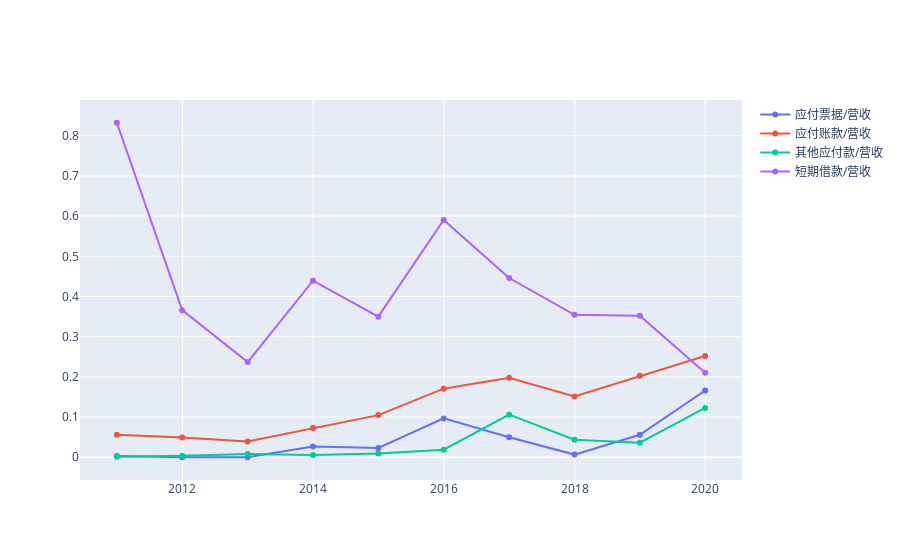

The code cell stored with this chart in its notebook:
### Code cell
fig = go.Figure()
for col in cols_pay:
    fig.add_trace(go.Scatter(x=data_df.index, y=data_df[col]/data_df.total_revenue, name=cols_pay[col]+"/营收"))
fig.show()

### Figure 1 — Plotly figure (JSON) as saved in the notebook; plotly's stock layout.template omitted (floating-point values rounded to 4 significant figures)
{"data": [{"name": "应付票据/营收", "type": "scatter", "x": ["2010-12-31", "2011-12-31", "2012-12-31", "2013-12-31", "2014-12-31", "2015-12-31", "2016-12-31", "2017-12-31", "2018-12-31", "2019-12-31"], "y": [0.003059, 0, 0, 0.0269, 0.02303, 0.09672, 0.04987, 0.006627, 0.05594, 0.1661]}, {"name": "应付账款/营收", "type": "scatter", "x": ["2010-12-31", "2011-12-31", "2012-12-31", "2013-12-31", "2014-12-31", "2015-12-31", "2016-12-31", "2017-12-31", "2018-12-31", "2019-12-31"], "y": [0.05612, 0.04921, 0.03943, 0.0729, 0.1049, 0.1707, 0.1978, 0.1514, 0.2026, 0.2521]}, {"name": "其他应付款/营收", "type": "scatter", "x": ["2010-12-31", "2011-12-31", "2012-12-31", "2013-12-31", "2014-12-31", "2015-12-31", "2016-12-31", "2017-12-31", "2018-12-31", "2019-12-31"], "y": [0.001222, 0.003653, 0.008197, 0.005547, 0.009121, 0.01893, 0.106, 0.04378, 0.03614, 0.1228]}, {"name": "短期借款/营收", "type": "scatter", "x": ["2010-12-31", "2011-12-31", "2012-12-31", "2013-12-31", "2014-12-31", "2015-12-31", "2016-12-31", "2017-12-31", "2018-12-31", "2019-12-31"], "y": [0.8324, 0.3661, 0.2368, 0.4392, 0.3499, 0.5903, 0.446, 0.3545, 0.3522, 0.2105]}], "layout": {}}
